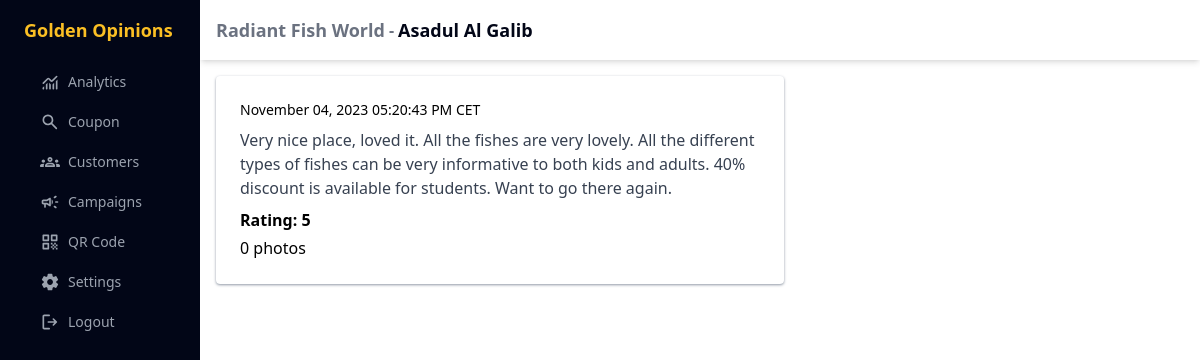
Screenshot of /view_reviews/2 (signed in) with the database file from the repository.
### myapp/models.py (models this page shows, shortened)
class Store(db.Model):
    id = db.Column(db.Integer, primary_key=True)
    name = db.Column(db.String)
    address = db.Column(db.String)
    phone_number = db.Column(db.String(20))
    google_map_url = db.Column(db.String(50))
    place_id = db.Column(db.String(50))
    hex_id = db.Column(db.String(50))
    date_created = db.Column(db.DateTime())
    upto_timestamp = db.Column(db.DateTime())
    general_coupon_offer = db.Column(db.String)
    owner_id = db.Column(db.Integer, db.ForeignKey("user.id"))
    package = db.Column(db.String, default="basic")
    customers = db.relationship("Customer", secondary="store_customer", backref="store")
    campaigns = db.relationship("Campaign", backref="store", lazy="dynamic")
    coupons = db.relationship("Coupon", backref="store", lazy="dynamic")
    reviews = db.relationship("Review", backref="store", lazy="dynamic")
    coupons_generated = db.Column(db.Integer)
    coupons_redeemed = db.Column(db.Integer)

class Customer(db.Model):
    id = db.Column(db.Integer, primary_key=True)
    name = db.Column(db.String)
    email = db.Column(db.String(50), unique=True)
    phone_number = db.Column(db.String(20))
    account_id = db.Column(db.String)
    phone_verified = db.Column(db.Boolean, default=False)
    verification_code = db.Column(db.String(10))
    got_coupon_date = db.Column(db.DateTime())
    coupons = db.relationship("Coupon", backref="customer", lazy="dynamic")
    reviews = db.relationship("Review", backref="customer", lazy="dynamic")

class Update(db.Model):
    id = db.Column(db.Integer, primary_key=True)
    rating = db.Column(db.Integer)
    text = db.Column(db.String)
    timestamp = db.Column(db.String)
    review_id = db.Column(db.Integer, db.ForeignKey("review.id"))
    photos = db.relationship("Photo", backref="update", lazy="dynamic")

### myapp/decorators.py (the view)
    def inner(*args, **kwargs):
        if current_user.is_authenticated:
            if current_user.role == "shop_owner":
                if current_user.state == "active":
                    return view(*args, **kwargs)
                flash("Your account is not active, please contact the admin")
                return redirect(url_for("contact"))
            flash("Only A Shop Owner can access the page you requested")
            return redirect(url_for("dashboard"))
        flash("Only A Shop Owner can access the page you requested")
        return redirect(url_for("login"))

### myapp/__init__.py (called while the page is built)
@login.user_loader
def load_user(id):
    return db.session.get(models.User, int(id))

### myapp/routes.py (called while the page is built)
@app.after_request
def after_request(response):
    response.headers["Content-Security-Policy"] = (
        ""
        + "font-src https://fonts.googleapis.com/ https://fonts.gstatic.com;"
        + "style-src-elem 'self' https://fonts.googleapis.com/ https://cdn.quilljs.com 'nonce-golden';"
        + "script-src-elem 'self' https://cdnjs.cloudflare.com https://cdn.jsdelivr.net https://cdn.quilljs.com https://esm.sh 'nonce-golden'"
    )
    return response

@app.route("/view_reviews/<customer_id>")
@decorators.shop_owner_required
@decorators.verified_email_required
def view_reviews(customer_id):
    store = current_user.stores[0]
    customer = db.session.get(Customer, customer_id)
    if not customer: abort(404)
    review = db.session.scalar(
        db.select(Review)
        .where(Review.store == store)
        .where(Review.customer == customer)
    )
    return render_template(
        "view-reviews.html", customer=customer, review=review,
        fromtimestamp=datetime.fromtimestamp, float=float,
        timedelta=timedelta
    )

### myapp/templates/view-reviews.html (shortened to what this page needs)
{% extends 'dashboard-shop-owner.html' %}
{% set active_page = customer.name %}
{% block content %}
<div class="p-4 max-w-[600px]">
{% if review %}
	{% for update in review.updates %}
  <div class="shadow shadow-gray-400 rounded p-6">
		<div class="text-sm"><span class="datetime">{{ fromtimestamp(float(update.timestamp)) - timedelta(hours=1) }}</span></div>
		<div class="text-gray-700 my-2">{{ update.text }}</div>
		<div class="font-semibold my-1">Rating: {{ update.rating }}</div>
		<div>{{ update.photos.count() }} photos</div>
  </div>
	{% endfor %}
{% else %}
<div class="text-xl">No Review from {{ customer.name }}</div>
{% endif %}
</div>
{% endblock %}

### myapp/templates/dashboard-shop-owner.html (shortened to what this page needs)
<!DOCTYPE html>
<html lang="en">
    <head translate="no">
        <link href="{{ url_for('static', filename='css/output.css') }}"
              rel="stylesheet">
    </head>
    <body>
        {% import 'macros.html' as macros %}
        <div class="mycontainer">
            <div class="bg-slate-950 h-screen w-[200px] fixed hidden sm:block px-6 text-gray-400 flex-col"
                 id="dashboard-navbar">
                <div class="text-lg text-amber-400 py-4 font-bold select-none cursor-pointer">
                    <a href="{{ url_for("index") }}">Golden Opinions</a>
                </div>
                <a href="{{ url_for("dashboard") }}">
                    <div class="w-full my-1 px-4 py-2 rounded-lg text-sm flex items-center gap-2 hover:bg-slate-800 select-none cursor-pointer {{ 'active' if active_page=='dashboard'}}">
                        <span>{{ macros.svg("monitoring", size=20, class='fill-gray-400') }}</span><span>Analytics</span>
                    </div>
                </a>
                <a href="{{ url_for("search_coupon") }}">
                    <div class="w-full my-1 px-4 py-2 rounded-lg text-sm flex items-center gap-2 hover:bg-slate-800 select-none cursor-pointer {{ 'active' if active_page=='search_coupon'}}">
                        <span>{{ macros.svg("search", size=20, class='fill-gray-400') }}</span><span>Coupon</span>
                    </div>
                </a>
                <a href="{{ url_for("dashboard_customers") }}">
                    <div class="w-full my-1 px-4 py-2 rounded-lg text-sm flex items-center gap-2 hover:bg-slate-800 select-none cursor-pointer {{ 'active' if active_page=='customers'}}">
                        <span>{{ macros.svg("groups", size=20, class='fill-gray-400') }}</span><span>Customers</span>
                    </div>
                </a>
                <a href="{{ url_for("dashboard_campaigns") }}">
                    <div class="w-full my-1 px-4 py-2 rounded-lg text-sm flex items-center gap-2 hover:bg-slate-800 select-none cursor-pointer">
                        <span>{{ macros.svg("campaign", size=20, class='fill-gray-400') }}</span><span>Campaigns</span>
                    </div>
                </a>
                <a href="{{ url_for("dashboard_qrcode") }}">
                    <div class="w-full my-1 px-4 py-2 rounded-lg text-sm flex items-center gap-2 hover:bg-slate-800 select-none cursor-pointer {{ 'active' if active_page=='qrcode'}}">
                        <span>{{ macros.svg("qrcode", size=20, class='fill-gray-400') }}</span><span>QR Code</span>
                    </div>
                </a>
                <a href="{{ url_for("settings") }}">
                    <div class="w-full my-1 px-4 py-2 rounded-lg text-sm flex items-center gap-2 hover:bg-slate-800 select-none cursor-pointer {{ 'active' if active_page=='settings'}}">
                        <span>{{ macros.svg("settings", size=20, class='fill-gray-400') }}</span><span>Settings</span>
                    </div>
                </a>
                <a href="{{ url_for("logout") }}">
                    <div class="w-full my-1 px-4 py-2 rounded-lg text-sm flex items-center gap-2 hover:bg-slate-800 select-none cursor-pointer">
                        <span>{{ macros.svg("logout", size=20, class='fill-gray-400') }}</span><span>Logout</span>
                    </div>
                </a>
            </div>
            <div class="h-screen ml-0 sm:ml-[200px]">
                <div class="w-full p-4 shadow shadow-md select-none flex items-center gap-2">
                    <div class="flex gap-1 items-center font-bold text-gray-500 text-base sm:text-lg">
                        <div class="">{{ current_user.stores[0].name }}</div>
                        <div class="text-sm sm:text-base">-</div>
                        <div class="text-slate-950">
                            {% if active_page == 'dashboard' %}
                                Analytics
                            {% elif active_page == 'customers' %}
                                Customers
                            {% elif active_page == 'campaigns' %}
                                All Campaigns
                            {% elif active_page == 'campaigns_add' %}
                                New Campaign
                            {% elif active_page == 'qrcode' %}
                                QR Code
                            {% elif active_page == 'settings' %}
                                Settings
                            {% elif active_page == 'search_coupon' %}
                                Search Coupon
                            {% elif active_page == 'verify_email' %}
                                Verify Email Address
														{% else %}
																{{ active_page }}
                            {% endif %}
                        </div>
                    </div>
                </div>
                <div id="main">
                    {% block content %}{% endblock %}
                </div>
            </div>
        </div>
    </body>
</html>

### rows the page displays
Store: name "Radiant Fish World"
Customer: name "Asadul Al Galib"
Update: text "Very nice place, loved it. All the fishes are very lovely. All the different types of fishes can be very informative to both kids and adults. 40% discount is available for students. Want to go there again.", rating "5", photos.count "0"
